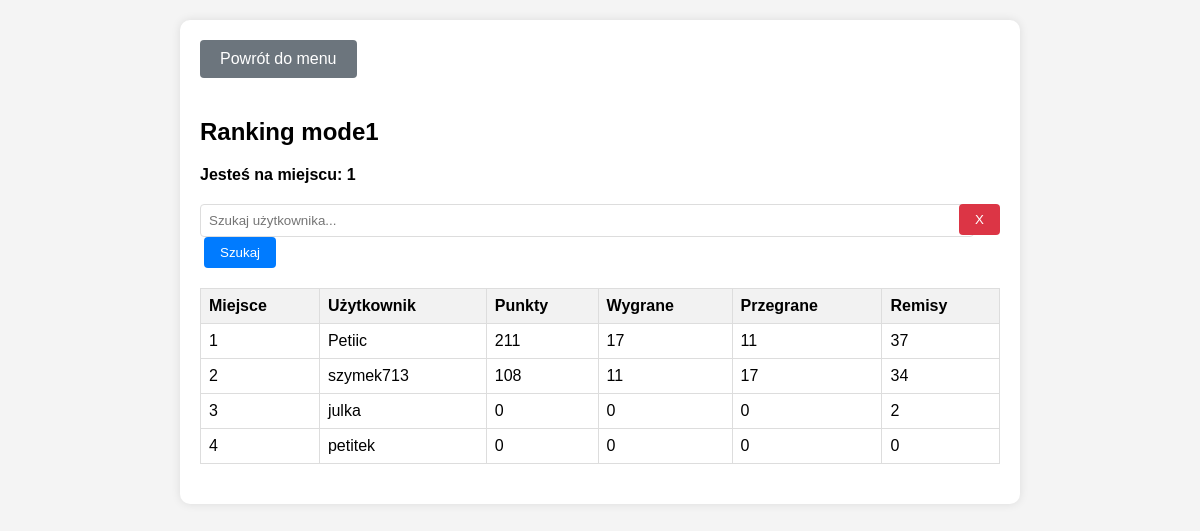
The app's page /ranking/mode1/ (signed in), older data.
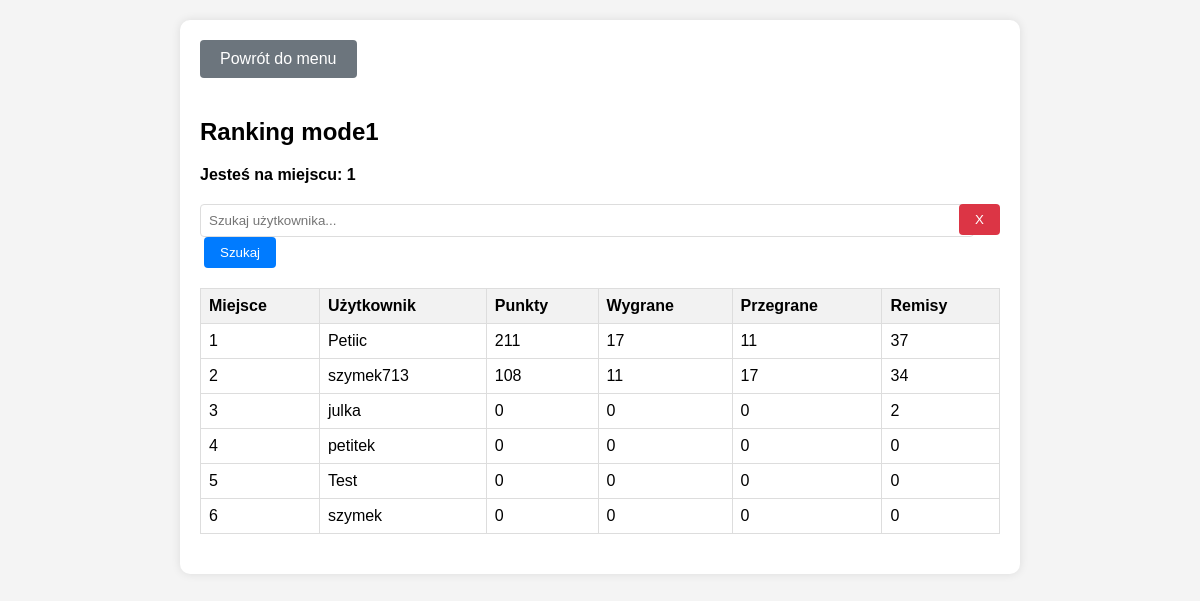
The same page, newer data.
### my_quiz_app/python_django/profiles/models.py (models this page shows, shortened)
class UserProfile(models.Model):
    user = models.OneToOneField(settings.AUTH_USER_MODEL, on_delete=models.CASCADE)
    pvp_wins_mode1 = models.IntegerField(default=0)
    pvp_wins_mode2 = models.IntegerField(default=0)
    pvp_wins_mode3 = models.IntegerField(default=0)
    pvp_losses_mode1 = models.IntegerField(default=0)
    pvp_losses_mode2 = models.IntegerField(default=0)
    pvp_losses_mode3 = models.IntegerField(default=0)
    pvp_draws_mode1 = models.IntegerField(default=0)
    pvp_draws_mode2 = models.IntegerField(default=0)
    pvp_draws_mode3 = models.IntegerField(default=0)
    solo_games_played = models.IntegerField(default=0)
    email = models.EmailField()
    solo_points_mode1 = models.IntegerField(default=0)
    solo_points_mode2 = models.IntegerField(default=0)
    solo_points_mode3 = models.IntegerField(default=0)
    pvp_points_mode1 = models.IntegerField(default=0)
    pvp_points_mode2 = models.IntegerField(default=0)
    pvp_points_mode3 = models.IntegerField(default=0)

### my_quiz_app/python_django/rankings/views.py (the view)
# urls.py: path('<str:game_mode>/', views.ranking_view, name='ranking_view'),
@login_required
def ranking_view(request, game_mode):
    search_query = request.GET.get('q', '')
    if game_mode not in ['mode1', 'mode2', 'mode3']:
        raise ValueError("Nieprawidłowy tryb gry")
    if game_mode == 'mode1':
        order_by = '-pvp_points_mode1'
        points_field = 'pvp_points_mode1'
        wins_field = 'pvp_wins_mode1'
        losses_field = 'pvp_losses_mode1'
        draws_field = 'pvp_draws_mode1'
    elif game_mode == 'mode2':
        order_by = '-pvp_points_mode2'
        points_field = 'pvp_points_mode2'
        wins_field = 'pvp_wins_mode2'
        losses_field = 'pvp_losses_mode2'
        draws_field = 'pvp_draws_mode2'
    else:
        order_by = '-pvp_points_mode3'
        points_field = 'pvp_points_mode3'
        wins_field = 'pvp_wins_mode3'
        losses_field = 'pvp_losses_mode3'
        draws_field = 'pvp_draws_mode3'
    all_users = UserProfile.objects.order_by(order_by)
    user_positions = {user.user.username: idx + 1 for idx, user in enumerate(all_users)}
    if search_query:
        filtered_users = all_users.filter(Q(user__username__icontains=search_query))
    else:
        filtered_users = all_users
    for user in filtered_users:
        user.position = user_positions[user.user.username]
    user_position = user_positions.get(request.user.username, None)
    context = {
        'users': filtered_users,
        'user_position': user_position,
        'points_field': points_field,
        'wins_field': wins_field,
        'losses_field': losses_field,
        'draws_field': draws_field,
        'game_mode': game_mode,
    }
    return render(request, 'rankings/ranking.html', context)

### my_quiz_app/python_django/rankings/templatetags/custom_filters.py (called while the page is built)
@register.filter
def attr(obj, attr_name):
    return getattr(obj, attr_name)

### my_quiz_app/python_django/rankings/templates/rankings/ranking.html (shortened to what this page needs)
{% load custom_filters %}
<!DOCTYPE html>
<html lang="pl">
<head>
</head>
<body>
    <div class="container">
        <a href="{% url 'menu' %}" class="back-button">Powrót do menu</a>
        <h2>Ranking {{ game_mode }}</h2>
        <div class="user-position">
            {% if user_position %}
                Jesteś na miejscu: {{ user_position }}
            {% else %}
                Nie jesteś w rankingu.
            {% endif %}
        </div>
        <div class="search-bar">
            <form method="GET" id="search-form">
                <input type="text" name="q" id="search-input" placeholder="Szukaj użytkownika..." value="{{ request.GET.q }}">
                <button type="submit">Szukaj</button>
                <button type="button" class="clear-button" onclick="clearSearch()">X</button>
            </form>
        </div>
        <table>
            <thead>
                <tr>
                    <th>Miejsce</th>
                    <th>Użytkownik</th>
                    <th>Punkty</th>
                    <th>Wygrane</th>
                    <th>Przegrane</th>
                    <th>Remisy</th>
                </tr>
            </thead>
            <tbody>
                {% for user in users %}
                    <tr>
                        <td>{{ user.position }}</td>
                        <td>{{ user.user.username }}</td>
                        <td>{{ user|attr:points_field }}</td>
                        <td>{{ user|attr:wins_field }}</td>
                        <td>{{ user|attr:losses_field }}</td>
                        <td>{{ user|attr:draws_field }}</td>
                    </tr>
                {% endfor %}
            </tbody>
        </table>
    </div>
</body>
</html>

### my_quiz_app/python_django/rankings/templates/rankings/ranking.html (style rules this page uses)
body { font-family: Arial, sans-serif; background-color: #f4f4f4; margin: 0; padding: 20px; }
.container { max-width: 800px; margin: auto; background: white; padding: 20px; border-radius: 10px; box-shadow: 0 0 10px rgba(0, 0, 0, 0.1); }
table { width: 100%; border-collapse: collapse; margin-bottom: 20px; }
table, th, td { border: 1px solid #ddd; }
th, td { padding: 8px; text-align: left; }
th { background-color: #f2f2f2; }
.search-bar { margin-bottom: 20px; position: relative; }
.search-bar input[type="text"] { width: calc(100% - 44px); padding: 8px; border: 1px solid #ddd; border-radius: 4px; }
.search-bar button { padding: 8px 16px; border: none; background-color: #007bff; color: white; border-radius: 4px; cursor: pointer; margin-left: 4px; }
.search-bar .clear-button { position: absolute; right: 0; top: 0; padding: 8px 16px; border: none; background-color: #dc3545; color: white; border-radius: 4px; cursor: pointer; margin-left: 4px; }
.user-position { margin-bottom: 20px; font-weight: bold; }
.back-button { margin-bottom: 20px; display: inline-block; padding: 10px 20px; background-color: #6c757d; color: white; border: none; border-radius: 4px; text-decoration: none; text-align: center; }

Row changes from the older to the newer data that the page shows:
added UserProfile: position "5", user.username "Test", pvp_points_mode1 "0", pvp_wins_mode1 "0", pvp_losses_mode1 "0", pvp_draws_mode1 "0"
added UserProfile: position "6", user.username "szymek", pvp_points_mode1 "0", pvp_wins_mode1 "0", pvp_losses_mode1 "0", pvp_draws_mode1 "0"
